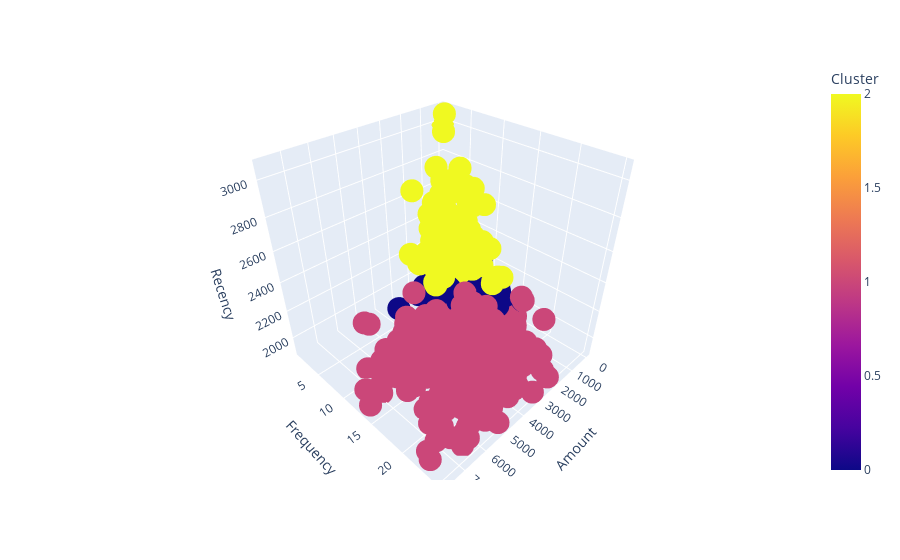

Here is the notebook cell this chart was saved with:
### Code cell
import plotly.express as px
fig = px.scatter_3d(df1, x='Amount', y='Frequency', z='Recency', color = "Cluster")
fig.show()

### Figure 1 — Plotly figure (JSON) as saved in the notebook; plotly's stock layout.template omitted (floating-point values rounded to 4 significant figures; data arrays with more than 128 entries replaced by an {"elided": "..."} marker saying what was removed)
{"data": [{"hovertemplate": "Amount=%{x}<br>Frequency=%{y}<br>Recency=%{z}<br>Cluster=%{marker.color}<extra></extra>", "legendgroup": "", "marker": {"color": {"elided": "730 int values"}, "coloraxis": "coloraxis", "symbol": "circle"}, "mode": "markers", "name": "", "scene": "scene", "showlegend": false, "type": "scatter3d", "x": {"elided": "730 float values"}, "y": {"elided": "730 int values"}, "z": {"elided": "730 int values"}}], "layout": {"coloraxis": {"colorbar": {"title": {"text": "Cluster"}}, "colorscale": [[0, "#0d0887"], [0.1111, "#46039f"], [0.2222, "#7201a8"], [0.3333, "#9c179e"], [0.4444, "#bd3786"], [0.5556, "#d8576b"], [0.6667, "#ed7953"], [0.7778, "#fb9f3a"], [0.8889, "#fdca26"], [1, "#f0f921"]]}, "legend": {"tracegroupgap": 0}, "margin": {"t": 60}, "scene": {"domain": {"x": [0, 1], "y": [0, 1]}, "xaxis": {"title": {"text": "Amount"}}, "yaxis": {"title": {"text": "Frequency"}}, "zaxis": {"title": {"text": "Recency"}}}}}
